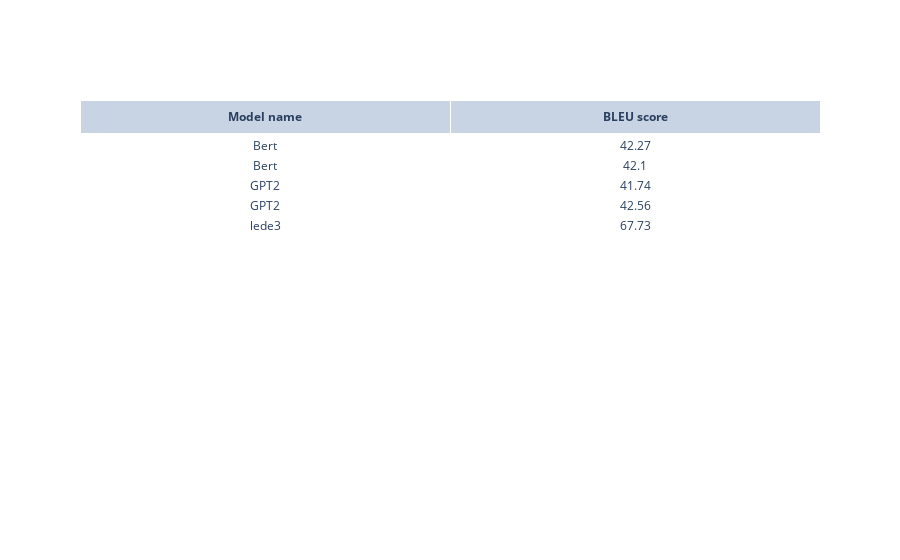

Write notebook code for a chart like this one.
### Code cell
bleu_df = pd.DataFrame([(b[0], round(b[1]*100, 2)) for b in bleu_scores])
go.Figure(data=[go.Table(
            header=dict(
                values=['<b>Model name</b>', '<b>BLEU score</b>']
            ),
            cells=dict(
                values=bleu_df.T,
                fill_color='white',
            )
        )])

### Figure 1 — Plotly figure (JSON) as saved in the notebook; plotly's stock layout.template omitted (floating-point values rounded to 4 significant figures)
{"data": [{"cells": {"fill": {"color": "white"}, "values": [["Bert", "Bert", "GPT2", "GPT2", "lede3"], [42.27, 42.1, 41.74, 42.56, 67.73]]}, "header": {"values": ["<b>Model name</b>", "<b>BLEU score</b>"]}, "type": "table"}], "layout": {}}
